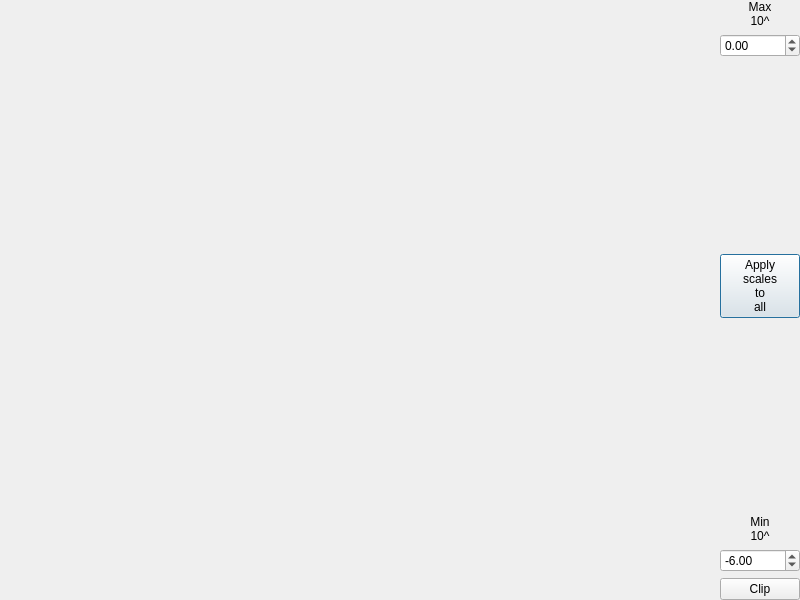
<?xml version="1.0" encoding="UTF-8"?>
<ui version="4.0">
 <class>Dialog</class>
 <widget class="QDialog" name="Dialog">
  <property name="geometry">
   <rect>
    <x>0</x>
    <y>0</y>
    <width>800</width>
    <height>600</height>
   </rect>
  </property>
  <property name="windowTitle">
   <string>Plot</string>
  </property>
  <property name="windowIcon">
   <iconset resource="../icons/icons.qrc">
    <normaloff>:/General/logo.png</normaloff>:/General/logo.png</iconset>
  </property>
  <layout class="QHBoxLayout" name="horizontalLayout">
   <property name="margin">
    <number>0</number>
   </property>
   <item>
    <widget class="MPLWidget" name="plot" native="true">
     <property name="sizePolicy">
      <sizepolicy hsizetype="Expanding" vsizetype="Expanding">
       <horstretch>0</horstretch>
       <verstretch>0</verstretch>
      </sizepolicy>
     </property>
    </widget>
   </item>
   <item>
    <layout class="QVBoxLayout" name="verticalLayout">
     <item>
      <widget class="QLabel" name="ImaxLabel">
       <property name="text">
        <string>Max
10^</string>
       </property>
       <property name="alignment">
        <set>Qt::AlignCenter</set>
       </property>
      </widget>
     </item>
     <item>
      <widget class="QDoubleSpinBox" name="Imax">
       <property name="minimum">
        <double>-30.000000000000000</double>
       </property>
       <property name="maximum">
        <double>30.000000000000000</double>
       </property>
       <property name="singleStep">
        <double>0.100000000000000</double>
       </property>
      </widget>
     </item>
     <item>
      <spacer name="verticalSpacer">
       <property name="orientation">
        <enum>Qt::Vertical</enum>
       </property>
       <property name="sizeHint" stdset="0">
        <size>
         <width>0</width>
         <height>40</height>
        </size>
       </property>
      </spacer>
     </item>
     <item>
      <widget class="QPushButton" name="applyButton">
       <property name="text">
        <string>Apply
scales
to
all</string>
       </property>
      </widget>
     </item>
     <item>
      <spacer name="verticalSpacer_2">
       <property name="orientation">
        <enum>Qt::Vertical</enum>
       </property>
       <property name="sizeHint" stdset="0">
        <size>
         <width>20</width>
         <height>40</height>
        </size>
       </property>
      </spacer>
     </item>
     <item>
      <widget class="QLabel" name="IminLabel">
       <property name="text">
        <string>Min
10^</string>
       </property>
       <property name="alignment">
        <set>Qt::AlignCenter</set>
       </property>
      </widget>
     </item>
     <item>
      <widget class="QDoubleSpinBox" name="Imin">
       <property name="minimum">
        <double>-30.000000000000000</double>
       </property>
       <property name="maximum">
        <double>30.000000000000000</double>
       </property>
       <property name="singleStep">
        <double>0.100000000000000</double>
       </property>
       <property name="value">
        <double>-6.000000000000000</double>
       </property>
      </widget>
     </item>
     <item>
      <widget class="QPushButton" name="clipButton">
       <property name="text">
        <string>Clip</string>
       </property>
      </widget>
     </item>
    </layout>
   </item>
  </layout>
 </widget>
 <customwidgets>
  <customwidget>
   <class>MPLWidget</class>
   <extends>QWidget</extends>
   <header location="global">.mplwidget.h</header>
   <container>1</container>
  </customwidget>
 </customwidgets>
 <resources>
  <include location="../icons/icons.qrc"/>
 </resources>
 <connections>
  <connection>
   <sender>Imin</sender>
   <signal>valueChanged(double)</signal>
   <receiver>Dialog</receiver>
   <slot>redrawColorscale()</slot>
   <hints>
    <hint type="sourcelabel">
     <x>798</x>
     <y>570</y>
    </hint>
    <hint type="destinationlabel">
     <x>830</x>
     <y>673</y>
    </hint>
   </hints>
  </connection>
  <connection>
   <sender>Imax</sender>
   <signal>valueChanged(double)</signal>
   <receiver>Dialog</receiver>
   <slot>redrawColorscale()</slot>
   <hints>
    <hint type="sourcelabel">
     <x>798</x>
     <y>56</y>
    </hint>
    <hint type="destinationlabel">
     <x>899</x>
     <y>13</y>
    </hint>
   </hints>
  </connection>
  <connection>
   <sender>clipButton</sender>
   <signal>pressed()</signal>
   <receiver>Dialog</receiver>
   <slot>clipData()</slot>
   <hints>
    <hint type="sourcelabel">
     <x>798</x>
     <y>598</y>
    </hint>
    <hint type="destinationlabel">
     <x>904</x>
     <y>681</y>
    </hint>
   </hints>
  </connection>
  <connection>
   <sender>applyButton</sender>
   <signal>pressed()</signal>
   <receiver>Dialog</receiver>
   <slot>applyScaling()</slot>
   <hints>
    <hint type="sourcelabel">
     <x>763</x>
     <y>287</y>
    </hint>
    <hint type="destinationlabel">
     <x>804</x>
     <y>230</y>
    </hint>
   </hints>
  </connection>
 </connections>
 <slots>
  <slot>redrawColorscale()</slot>
  <slot>clipData()</slot>
  <slot>applyScaling()</slot>
 </slots>
</ui>
